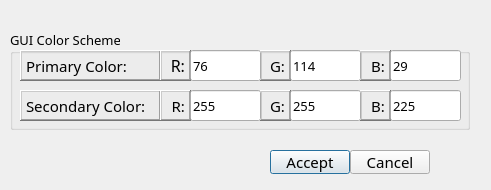
<?xml version="1.0" encoding="UTF-8"?>
<ui version="4.0">
 <class>SettingsDialog</class>
 <widget class="QDialog" name="SettingsDialog">
  <property name="geometry">
   <rect>
    <x>0</x>
    <y>0</y>
    <width>491</width>
    <height>190</height>
   </rect>
  </property>
  <property name="font">
   <font>
    <family>Sitka</family>
    <pointsize>10</pointsize>
   </font>
  </property>
  <property name="windowTitle">
   <string>Dialog</string>
  </property>
  <widget class="QLabel" name="primaryColorLabel">
   <property name="geometry">
    <rect>
     <x>20</x>
     <y>50</y>
     <width>141</width>
     <height>31</height>
    </rect>
   </property>
   <property name="font">
    <font>
     <family>Sitka</family>
     <pointsize>11</pointsize>
    </font>
   </property>
   <property name="frameShape">
    <enum>QFrame::WinPanel</enum>
   </property>
   <property name="frameShadow">
    <enum>QFrame::Raised</enum>
   </property>
   <property name="text">
    <string>Primary Color:</string>
   </property>
  </widget>
  <widget class="QLabel" name="secondaryColorLabel">
   <property name="geometry">
    <rect>
     <x>20</x>
     <y>90</y>
     <width>141</width>
     <height>31</height>
    </rect>
   </property>
   <property name="font">
    <font>
     <family>Sitka</family>
     <pointsize>11</pointsize>
    </font>
   </property>
   <property name="frameShape">
    <enum>QFrame::WinPanel</enum>
   </property>
   <property name="frameShadow">
    <enum>QFrame::Raised</enum>
   </property>
   <property name="text">
    <string>Secondary Color:</string>
   </property>
  </widget>
  <widget class="QLabel" name="primaryRLabel">
   <property name="geometry">
    <rect>
     <x>160</x>
     <y>50</y>
     <width>31</width>
     <height>31</height>
    </rect>
   </property>
   <property name="font">
    <font>
     <family>Sitka</family>
     <pointsize>12</pointsize>
    </font>
   </property>
   <property name="frameShape">
    <enum>QFrame::WinPanel</enum>
   </property>
   <property name="frameShadow">
    <enum>QFrame::Raised</enum>
   </property>
   <property name="text">
    <string>R:</string>
   </property>
   <property name="alignment">
    <set>Qt::AlignRight|Qt::AlignTrailing|Qt::AlignVCenter</set>
   </property>
  </widget>
  <widget class="QLabel" name="secondaryRLabel">
   <property name="geometry">
    <rect>
     <x>160</x>
     <y>90</y>
     <width>31</width>
     <height>31</height>
    </rect>
   </property>
   <property name="font">
    <font>
     <family>Sitka</family>
     <pointsize>11</pointsize>
    </font>
   </property>
   <property name="frameShape">
    <enum>QFrame::WinPanel</enum>
   </property>
   <property name="frameShadow">
    <enum>QFrame::Raised</enum>
   </property>
   <property name="text">
    <string>R:</string>
   </property>
   <property name="alignment">
    <set>Qt::AlignRight|Qt::AlignTrailing|Qt::AlignVCenter</set>
   </property>
  </widget>
  <widget class="QLabel" name="primaryGLabel">
   <property name="geometry">
    <rect>
     <x>260</x>
     <y>50</y>
     <width>31</width>
     <height>31</height>
    </rect>
   </property>
   <property name="font">
    <font>
     <family>Sitka</family>
     <pointsize>11</pointsize>
    </font>
   </property>
   <property name="frameShape">
    <enum>QFrame::WinPanel</enum>
   </property>
   <property name="frameShadow">
    <enum>QFrame::Raised</enum>
   </property>
   <property name="text">
    <string>G:</string>
   </property>
   <property name="alignment">
    <set>Qt::AlignRight|Qt::AlignTrailing|Qt::AlignVCenter</set>
   </property>
  </widget>
  <widget class="QLabel" name="secondaryGLabel">
   <property name="geometry">
    <rect>
     <x>260</x>
     <y>90</y>
     <width>31</width>
     <height>31</height>
    </rect>
   </property>
   <property name="font">
    <font>
     <family>Sitka</family>
     <pointsize>11</pointsize>
    </font>
   </property>
   <property name="frameShape">
    <enum>QFrame::WinPanel</enum>
   </property>
   <property name="frameShadow">
    <enum>QFrame::Raised</enum>
   </property>
   <property name="text">
    <string>G:</string>
   </property>
   <property name="alignment">
    <set>Qt::AlignRight|Qt::AlignTrailing|Qt::AlignVCenter</set>
   </property>
  </widget>
  <widget class="QLabel" name="primaryBLabel">
   <property name="geometry">
    <rect>
     <x>360</x>
     <y>50</y>
     <width>31</width>
     <height>31</height>
    </rect>
   </property>
   <property name="font">
    <font>
     <family>Sitka</family>
     <pointsize>11</pointsize>
    </font>
   </property>
   <property name="frameShape">
    <enum>QFrame::WinPanel</enum>
   </property>
   <property name="frameShadow">
    <enum>QFrame::Raised</enum>
   </property>
   <property name="text">
    <string>B:</string>
   </property>
   <property name="alignment">
    <set>Qt::AlignRight|Qt::AlignTrailing|Qt::AlignVCenter</set>
   </property>
  </widget>
  <widget class="QLabel" name="secondaryBLabel">
   <property name="geometry">
    <rect>
     <x>360</x>
     <y>90</y>
     <width>31</width>
     <height>31</height>
    </rect>
   </property>
   <property name="font">
    <font>
     <family>Sitka</family>
     <pointsize>11</pointsize>
    </font>
   </property>
   <property name="frameShape">
    <enum>QFrame::WinPanel</enum>
   </property>
   <property name="frameShadow">
    <enum>QFrame::Raised</enum>
   </property>
   <property name="text">
    <string>B:</string>
   </property>
   <property name="alignment">
    <set>Qt::AlignRight|Qt::AlignTrailing|Qt::AlignVCenter</set>
   </property>
  </widget>
  <widget class="QPushButton" name="acceptButton">
   <property name="geometry">
    <rect>
     <x>270</x>
     <y>150</y>
     <width>80</width>
     <height>24</height>
    </rect>
   </property>
   <property name="font">
    <font>
     <family>Sitka</family>
     <pointsize>11</pointsize>
    </font>
   </property>
   <property name="cursor">
    <cursorShape>PointingHandCursor</cursorShape>
   </property>
   <property name="text">
    <string>Accept</string>
   </property>
  </widget>
  <widget class="QPushButton" name="cancelButton">
   <property name="geometry">
    <rect>
     <x>350</x>
     <y>150</y>
     <width>80</width>
     <height>24</height>
    </rect>
   </property>
   <property name="font">
    <font>
     <family>Sitka</family>
     <pointsize>11</pointsize>
    </font>
   </property>
   <property name="cursor">
    <cursorShape>PointingHandCursor</cursorShape>
   </property>
   <property name="text">
    <string>Cancel</string>
   </property>
  </widget>
  <widget class="QLineEdit" name="primaryRLineEdit">
   <property name="geometry">
    <rect>
     <x>190</x>
     <y>50</y>
     <width>71</width>
     <height>31</height>
    </rect>
   </property>
   <property name="sizePolicy">
    <sizepolicy hsizetype="Fixed" vsizetype="Fixed">
     <horstretch>0</horstretch>
     <verstretch>0</verstretch>
    </sizepolicy>
   </property>
   <property name="font">
    <font>
     <family>Sitka</family>
     <pointsize>10</pointsize>
    </font>
   </property>
   <property name="text">
    <string>76</string>
   </property>
   <property name="frame">
    <bool>true</bool>
   </property>
  </widget>
  <widget class="QLineEdit" name="secondaryRLineEdit">
   <property name="geometry">
    <rect>
     <x>190</x>
     <y>90</y>
     <width>71</width>
     <height>31</height>
    </rect>
   </property>
   <property name="sizePolicy">
    <sizepolicy hsizetype="Fixed" vsizetype="Fixed">
     <horstretch>0</horstretch>
     <verstretch>0</verstretch>
    </sizepolicy>
   </property>
   <property name="font">
    <font>
     <family>Sitka</family>
     <pointsize>10</pointsize>
    </font>
   </property>
   <property name="text">
    <string>255</string>
   </property>
   <property name="frame">
    <bool>true</bool>
   </property>
  </widget>
  <widget class="QLineEdit" name="primaryGLineEdit">
   <property name="geometry">
    <rect>
     <x>290</x>
     <y>50</y>
     <width>71</width>
     <height>31</height>
    </rect>
   </property>
   <property name="sizePolicy">
    <sizepolicy hsizetype="Fixed" vsizetype="Fixed">
     <horstretch>0</horstretch>
     <verstretch>0</verstretch>
    </sizepolicy>
   </property>
   <property name="font">
    <font>
     <family>Sitka</family>
     <pointsize>10</pointsize>
    </font>
   </property>
   <property name="text">
    <string>114</string>
   </property>
   <property name="frame">
    <bool>true</bool>
   </property>
  </widget>
  <widget class="QLineEdit" name="primaryBLineEdit">
   <property name="geometry">
    <rect>
     <x>390</x>
     <y>50</y>
     <width>71</width>
     <height>31</height>
    </rect>
   </property>
   <property name="sizePolicy">
    <sizepolicy hsizetype="Fixed" vsizetype="Fixed">
     <horstretch>0</horstretch>
     <verstretch>0</verstretch>
    </sizepolicy>
   </property>
   <property name="font">
    <font>
     <family>Sitka</family>
     <pointsize>10</pointsize>
    </font>
   </property>
   <property name="text">
    <string>29</string>
   </property>
   <property name="frame">
    <bool>true</bool>
   </property>
  </widget>
  <widget class="QLineEdit" name="secondaryGLineEdit">
   <property name="geometry">
    <rect>
     <x>290</x>
     <y>90</y>
     <width>71</width>
     <height>31</height>
    </rect>
   </property>
   <property name="sizePolicy">
    <sizepolicy hsizetype="Fixed" vsizetype="Fixed">
     <horstretch>0</horstretch>
     <verstretch>0</verstretch>
    </sizepolicy>
   </property>
   <property name="font">
    <font>
     <family>Sitka</family>
     <pointsize>10</pointsize>
    </font>
   </property>
   <property name="text">
    <string>255</string>
   </property>
   <property name="frame">
    <bool>true</bool>
   </property>
  </widget>
  <widget class="QLineEdit" name="secondaryBLineEdit">
   <property name="geometry">
    <rect>
     <x>390</x>
     <y>90</y>
     <width>71</width>
     <height>31</height>
    </rect>
   </property>
   <property name="sizePolicy">
    <sizepolicy hsizetype="Fixed" vsizetype="Fixed">
     <horstretch>0</horstretch>
     <verstretch>0</verstretch>
    </sizepolicy>
   </property>
   <property name="font">
    <font>
     <family>Sitka</family>
     <pointsize>10</pointsize>
    </font>
   </property>
   <property name="text">
    <string>225</string>
   </property>
   <property name="frame">
    <bool>true</bool>
   </property>
  </widget>
  <widget class="QGroupBox" name="groupBox">
   <property name="enabled">
    <bool>true</bool>
   </property>
   <property name="geometry">
    <rect>
     <x>10</x>
     <y>30</y>
     <width>460</width>
     <height>100</height>
    </rect>
   </property>
   <property name="cursor">
    <cursorShape>ArrowCursor</cursorShape>
   </property>
   <property name="contextMenuPolicy">
    <enum>Qt::NoContextMenu</enum>
   </property>
   <property name="title">
    <string>GUI Color Scheme</string>
   </property>
  </widget>
  <zorder>groupBox</zorder>
  <zorder>primaryColorLabel</zorder>
  <zorder>secondaryColorLabel</zorder>
  <zorder>primaryRLabel</zorder>
  <zorder>secondaryRLabel</zorder>
  <zorder>primaryGLabel</zorder>
  <zorder>secondaryGLabel</zorder>
  <zorder>primaryBLabel</zorder>
  <zorder>secondaryBLabel</zorder>
  <zorder>acceptButton</zorder>
  <zorder>cancelButton</zorder>
  <zorder>primaryRLineEdit</zorder>
  <zorder>secondaryRLineEdit</zorder>
  <zorder>primaryGLineEdit</zorder>
  <zorder>primaryBLineEdit</zorder>
  <zorder>secondaryGLineEdit</zorder>
  <zorder>secondaryBLineEdit</zorder>
 </widget>
 <resources/>
 <connections/>
</ui>
